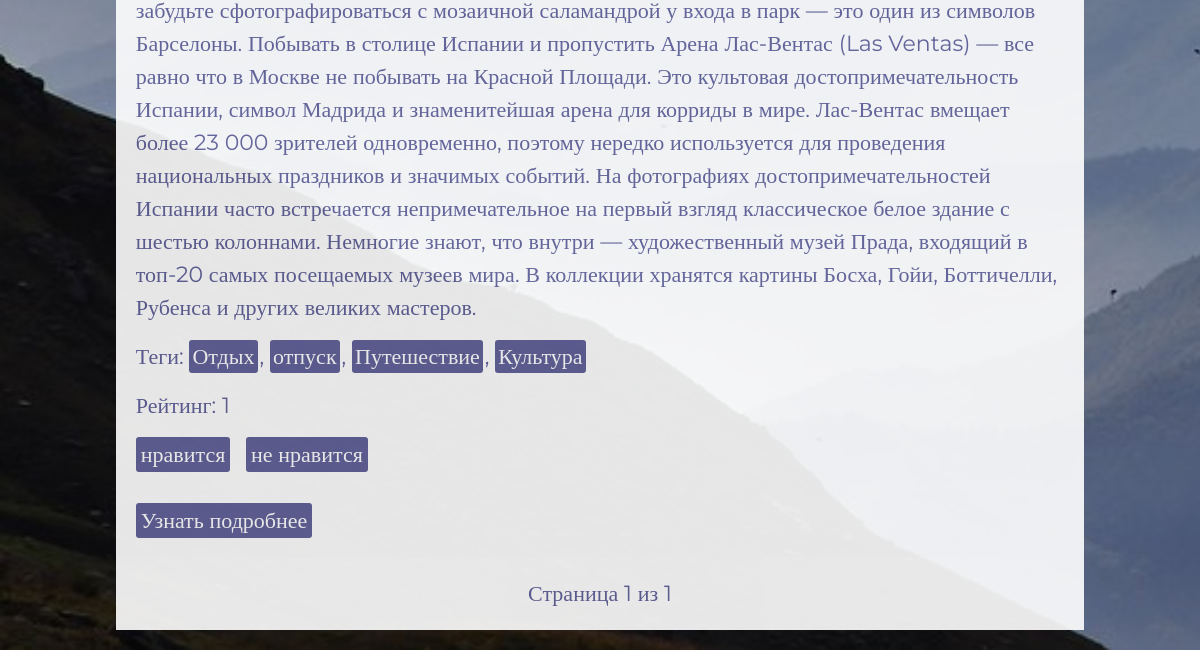
Page /posts/country/213/ (signed in, lower part) on the earlier database version.
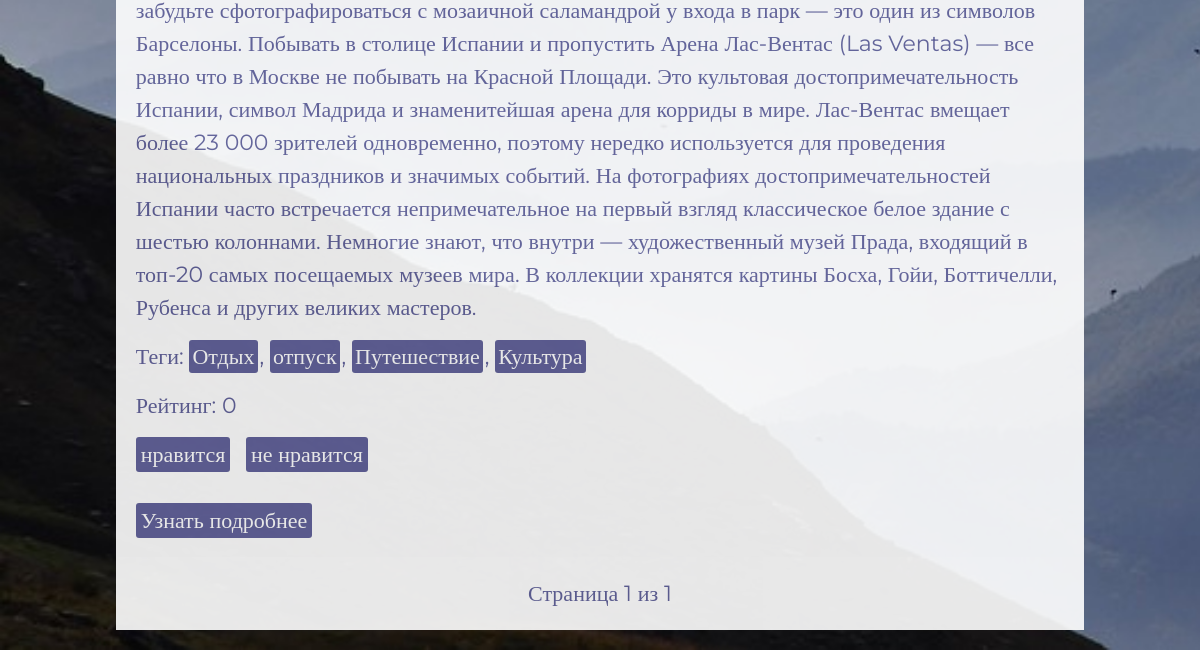
Same page on the later database version.
### user/models.py (models this page shows, shortened)
class Post(models.Model):
    create_date = models.DateTimeField(auto_now_add=True)
    author = models.ForeignKey(User, on_delete=models.CASCADE,  verbose_name='Автор', blank=False, null=True, related_name='posts')
    countries = models.ManyToManyField(Country, blank=False, verbose_name="Страны")
    subject = models.CharField(max_length=255, blank=False, null=True, verbose_name='Тема')
    body = models.TextField(validators=[MinLengthValidator(3)], blank=False, null=True, verbose_name='Тело поста')
    photos = models.ManyToManyField(Photo, blank=True, verbose_name='Фотографии')
    tags = models.ManyToManyField(Tag, blank=True, verbose_name='Теги')
    rating = models.IntegerField(default=0, verbose_name='Рейтинг')
    last_lifted_at = models.DateTimeField(null=True, blank=True, verbose_name='Последнее время поднятия')
    class Meta:
        verbose_name = 'Пост'
        verbose_name_plural = 'Посты'

### user/views.py (the view)
# urls.py: path('posts/country/<int:country_id>/', views.posts_by_country_view, name='posts_by_country'),
@login_required
def posts_by_country_view(request, country_id):
    cache_key_profile = f"profile_{request.user.id}"
    profile = cache.get(cache_key_profile)
    if not profile:
        profile = Profile.objects.get(user=request.user)
        cache.set(cache_key_profile, profile, timeout=60*5)
    blocked_response = check_user_blocked(profile)
    if blocked_response:
        return blocked_response
    active_link = 'posts_by_country_view'
    cache_key_country = f"country_{country_id}"
    country = cache.get(cache_key_country)
    if not country:
        country = get_object_or_404(Country, id=country_id)
        cache.set(cache_key_country, country, timeout=60*5)
    cache_key_posts = f"posts_by_country_{country_id}"
    posts = cache.get(cache_key_posts)
    if not posts:
        posts = Post.objects.filter(countries=country).order_by('-create_date')
        cache.set(cache_key_posts, posts, timeout=60*5)
    paginator = Paginator(posts, 10)
    page_number = request.GET.get('page')
    page_obj = paginator.get_page(page_number)
    context = {
        'active_link': active_link,
        'country': country,
        'posts': page_obj,
    }
    return render(request, 'country/country_detail.html', context)

### user/context_processors.py (called while the page is built)
def global_context(request):
    latest_posts = Post.objects.order_by('-create_date')[:3]
    tag_cloud = Tag.objects.all()
    top_users = Profile.objects.annotate(
        posts_count=Count('user__posts'),
        total_rating=Sum('user__posts__rating')
    ).filter(total_rating__gt=0).order_by('-total_rating')[:5]
    return {
        'latest_posts': latest_posts,
        'tag_cloud': tag_cloud,
        'top_users': top_users,
    }

### user/permissions.py (called while the page is built)
def check_user_blocked(profile):
    if profile.is_blocked:
        return HttpResponse("Ваш аккаунт заблокирован. Вы не можете создавать посты.", status=403)
    return None

### templates/country/country_detail.html (shortened to what this page needs)
{% extends 'base.html' %}
{% block extra_css %}
    {% load static %}
    <link rel="stylesheet" href="{% static 'css/country_detail.css' %}">
{% endblock %}
{% block content %}
<div id="wrapper">
    {% if active_link == 'posts_by_country_view' %}
        {% for post in posts %}
        <div id="lenta">
        <br>
        <br>
        <div id="info-text">
            <p>
            </p>
        </div>
        <div id="teg">
            {% if post.countries.exists %}
                <p>Теги:
                    {% for tag in post.tags.all %}
                    <a href="{% url 'posts_by_tag' tag.id %}">{{ tag.name }}</a>{% if not forloop.last %}, {% endif %}
                    {% endfor %}
                </p>
            {% else %}
                <p>Теги не указаны</p>
            {% endif %}
        </div>
        <div id="rating-{{ post.id }}">
            <p>Рейтинг: <span class="rating-value">{{ post.rating }}</span></p>
            {% if request.user.is_authenticated %}
                {% if post.author != request.user %}
                    <div class="rating-buttons">
                        <a href="#" class="increase-rating" data-post-id="{{ post.id }}">нравится</a>
                        <a href="#" class="decrease-rating" data-post-id="{{ post.id }}">не нравится</a>
                    </div>
                {% endif %}
            {% endif %}
        </div>
        <br>
        <div id="detail-post-link">
            <a href="{% url 'post_detail' post.id %}">Узнать подробнее</a>
        </div>
    </div>
        {% endfor %}
        <div id="lenta">
            <div id="poginator-button">
                <span id="step-links">
                    <span id="current">
                        Страница {{ posts.number }} из {{ posts.paginator.num_pages }}
                    </span>
                </span>
            </div>
        </div>
    {% endif %}
</div>
{% endblock %}

Differences in the rows shown:
changed Post: rating "1" → "0"
